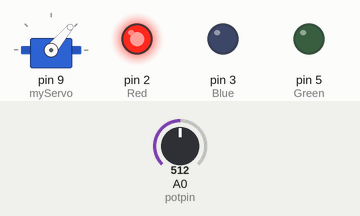
Recording of a sketch running on a simulated Arduino Uno, built with avr-gcc and run on an emulated ATmega328P. Parts: servo, output pins drawn as LEDs (lit = HIGH). The inputs (shaded band) are chosen by the test bench; at power-on: A0 (potpin) = 512.

Above: at 0.05 s.
At 3.75 s:
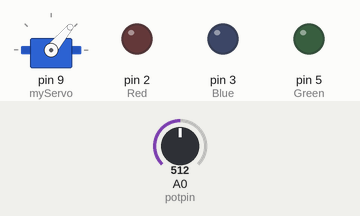
At 7.5 s:
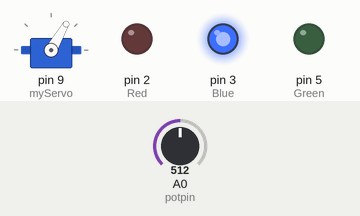
At 14.95 s:
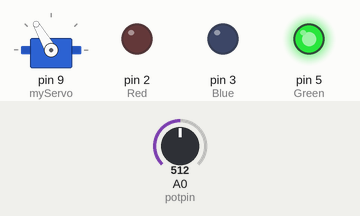
Timing chart, 0 to 17.3 s (numbered marks = the images above):
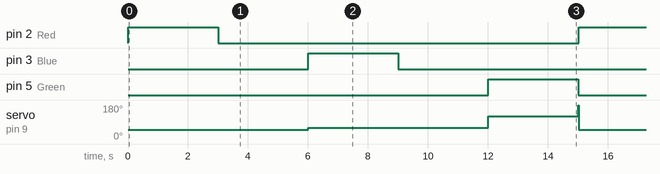

Measured:
- by itself, pin 2 (Red), pin 3 (Blue), pin 5 (Green): alternates HIGH for 3.0 s and LOW for 12.0 s

The sketch:

fabulous_habbi1__1_.ino
```cpp
#include <Servo.h>
Servo myServo;
int potpin=0;
int Red = 2;
int Blue = 3;
int Green=5;
int val;
int trigpin=11;
int echopin=12;
long distance;
long duration;

void setup()
{
myServo.attach(9);
 pinMode(Red, OUTPUT);
 pinMode(Blue, OUTPUT);
  pinMode(Green,OUTPUT);
  pinMode(trigpin,OUTPUT);
  pinMode(echopin,INPUT);
}

void loop() {

  myServo.write(0);
  val=analogRead(potpin);
  val = map(val, 0,1023,0,100);
  myServo.write(val);
  delay(15);
   if(distance <=100){
  digitalWrite(Red,HIGH);
  delay(3000);
  digitalWrite(Red, LOW);
  delay(3000);
   myServo.write(60);
  }
   else  { myServo.write(0);}
  if (distance<=100){
  digitalWrite(Blue, HIGH);
  delay(3000);
  digitalWrite(Blue,LOW);
  delay(3000);
   myServo.write(120);
 }

  else { myServo.write(0);}
   if (distance<=100){
  digitalWrite(Green,HIGH);
  delay(3000);
  digitalWrite(Green,LOW);
  delayMicroseconds(3000);
  myServo.write(180);
    }


  else{ myServo.write(0);}
}
void ultra(){
  digitalWrite(trigpin,LOW);
  delayMicroseconds(10);
  digitalWrite(trigpin,HIGH);
  delayMicroseconds(20);
  digitalWrite(trigpin,LOW);
  duration = pulseIn(echopin, HIGH);
  distance=duration*0.343/2;
}
```
